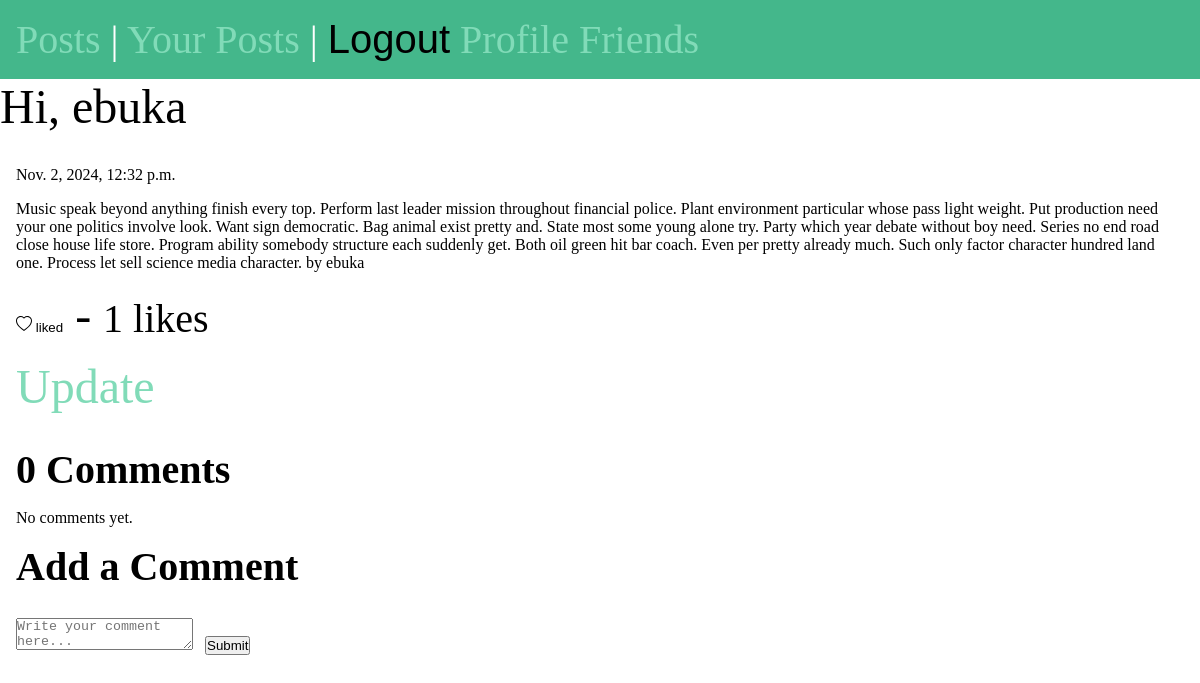
The app's page /post-detail/75/ (signed in) with its own data.
### posts/models.py (models this page shows)
class Post(models.Model):
    author = models.ForeignKey(User, on_delete=models.CASCADE)
    content = models.TextField()
    date = models.DateTimeField(auto_now_add=True)
    image = models.ImageField(upload_to='images', null=True, blank=True)
    like = models.ManyToManyField(User, related_name='likes',  blank=True)
    def total_likes (self):
        return self.like.count()

### posts/views.py (the view)
# urls.py: path('post-detail/<int:post_id>/', post_detail, name='post_detail'),
@login_required(login_url="user/login/")
def post_detail(request, post_id):
    post = get_object_or_404(Post, id=post_id)
    total_like = post.total_likes()
    comments = post.comments.all()
    comment = None
    if request.method == 'POST':
        form = CommentForm(request.POST)
        if form.is_valid():
            comment = form.save(commit=False)
            comment.post = post
            comment.author = request.user
            comment.save()
            if request.headers.get('HX-Request') == 'true':
                response = JsonResponse({"message":"Comment added"})
                response['HX-Refresh'] = "true"
                return response
            return redirect('post_detail')
        else:
            messages.error(request, 'Error')
    else:
        form = CommentForm()
    return render(request, 'post_detail.html', {'post':post, 'form':form, 'comments':comments, 'comment':comment, 'total_like':total_like})

### posts/forms.py
class CommentForm(forms.ModelForm):
    class Meta:
        model =  Comment
        fields = ['comment']

### templates/post_detail.html (shortened to what this page needs)
{% extends 'base.html' %}
{% block content %}
    <section>
        <p>{{ post.date }}</p>
        <p> {{ post.content }} by {{post.author}}</p>
        <form action="{% url 'like' post.id %}" method="post" hx-post="{% url 'like' post.id %}" hx-target="#like-button" hx-swap="outerHTML">
            <button type="submit" style="border: none; background: none; cursor: pointer;" id="like-button">
                {% if request.user in post.like.all %}liked{% endif%}
            </button> -  <small><span id="likes-count">{{ total_like }}</span> likes </small>
        </form>
        {% if post.author == request.user %}
            <a href="{% url 'post_update' post.id %}" aria-label="Update Post">Update</a>
        {% endif %}
        {% with count_comments=comments.count %}
        <h2> {{ count_comments }} Comments</h2>
        {% endwith %}
        <div id="comments">
            {% for comment in comments %}
                <div class="comment">
                    <p><strong>{{ comment.author.username }}:</strong> {{ comment.comment }}
                    <p><small>{{ comment.date }}</small></p>
                </div>
                {% if request.user == comment.author%}
                <form action="" method='post' hx-post="{% url 'delete_comment' comment.id %}"" hx-target="#comments" hx-swap="beforeend" hx-confirm="Do you want to delete this comment? ">
                    {% csrf_token %}
                    <button><svg width="24" height="24" viewBox="0 0 24 24" fill="none" xmlns="http://www.w3.org/2000/svg">
                    <line x1="6" y1="6" x2="18" y2="18" stroke="red" stroke-width="2" stroke-linecap="round"/>
                    <line x1="6" y1="18" x2="18" y2="6" stroke="red" stroke-width="2" stroke-linecap="round"/>
                    </svg>
                    </button>
                </form>
                {%endif %}
            {% empty %}
                <p>No comments yet.</p>
            {% endfor %}
        </div>
        <h1>Add a Comment</h1>
        {% if request.user.is_authenticated %}
        <form method="post" hx-post="{% url 'post_detail' post.id %}" hx-target="#comments" hx-swap="beforeend" aria-label="Add Comment">
            <textarea name="comment" placeholder="Write your comment here..." required></textarea>
            <button type="submit">Submit</button>
        </form>
        {% endif %}
    </section>
{% endblock %}

### templates/base.html (shortened to what this page needs)
<!DOCTYPE html>
{% load static %}
<html lang="en">
<head>
    <link rel="stylesheet" href="{% static 'css/style.css' %}">
</head>
<body>
    <nav>
        <a href="{% url 'post_list' %}">
            <span role="img" aria-label="Posts" title="Posts">Posts</span>
        </a> |
        <a href="{% url 'my_post' %}">
            <span role="img" aria-label="Posts" title="Posts">Your Posts</span>
        </a> |
        {% if user.is_authenticated %}
            <form class="logout" action="{% url 'logout' %}" method="post">
                <button class="logout-button" aria-label="User Logout" title="User Logout">Logout</button>
            </form>
            <a href="{% url 'profile' %}" class="nav-link px-2">Profile</a>
            <a href="{% url 'list_user' %}">Friends</a>
        {% endif %}
    </nav>
    {% if request.user.is_authenticated%}
    Hi, {{user.username}}
    {% endif %}
    <main>
        {% block content %}
        {% endblock %}
    </main>
</body>
</html>

### static/css/style.css (style rules this page uses)
* { margin: 0; padding: 0; box-sizing: border-box; }
body { min-height: 100vh; background-color: white; color: black; font-size: 3rem; }
nav { padding: 1rem; background-color: #44B78B; color: white; font-size: 2.5rem; }
main { padding: 1rem; }
section { display: flex; flex-flow: column; gap: 1rem; }
h1, h2 { font-size: 2.5rem; }
p { font-size: 1rem; }
a { text-decoration: none; color: #81dbb8; }
.logout { display: inline-block; }
.logout-button { font-size: 2.5rem; background-color: rgb(0, 0, 0, 0); border: none; }

### records on screen
Post: date "Nov. 2, 2024, 12:32 p.m.", content "Music speak beyond anything finish every top. Perform last leader mission throughout financial police. Plant environment particular whose pass light weight. Put production need your one politics involve look. Want sign democratic. Bag animal exist pretty and. State most some young alone try. Party which year debate without boy need. Series no end road close house life store. Program ability somebody structure each suddenly get. Both oil green hit bar coach. Even per pretty already much. Such only factor character hundred land one. Process let sell science media character.", author "ebuka"

### other values on screen
{{ user.username }} "ebuka"
{{ total_like }} "1"
{{ count_comments }} "0"
